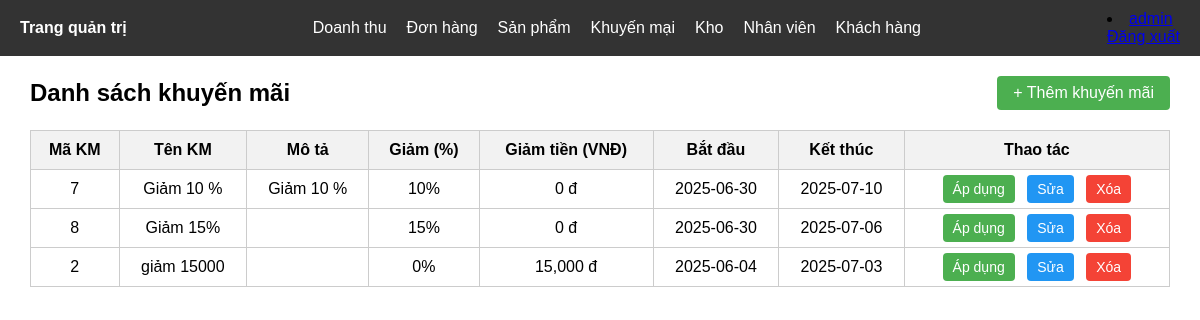
/admin/khuyenmai/khuyenmai.php (signed in), run on the app's committed database.
### tables this page shows
CREATE TABLE `khuyenmai` (
  `MaKM` int(20) NOT NULL,
  `TenKM` varchar(100) NOT NULL,
  `MoTa` text DEFAULT NULL,
  `KM_PT` int(11) DEFAULT 0,
  `TienKM` decimal(12,2) DEFAULT 0.00,
  `NgayBatDau` date NOT NULL,
  `NgayKetThuc` date NOT NULL
);

### admin/khuyenmai/khuyenmai.php (the view, shortened to what this page needs)
<?php
include("../include/header.php");
include("../../model/database.php");
$sql = "SELECT * FROM khuyenmai ORDER BY NgayBatDau DESC";
$result = $conn->query($sql);
?>
<!DOCTYPE html>
<html lang="vi">
<head>
</head>
<body>
<div class="top-bar">
    <h2>Danh sách khuyến mãi</h2>
    <a href="themkhuyenmai.php" class="btn-them">+ Thêm khuyến mãi</a>
</div>
<table>
    <thead>
        <tr>
            <th>Mã KM</th>
            <th>Tên KM</th>
            <th>Mô tả</th>
            <th>Giảm (%)</th>
            <th>Giảm tiền (VNĐ)</th>
            <th>Bắt đầu</th>
            <th>Kết thúc</th>
            <th>Thao tác</th>
        </tr>
    </thead>
    <tbody>
    <?php while ($row = $result->fetch_assoc()): ?>
        <tr>
            <td><?= htmlspecialchars($row['MaKM']) ?></td>
            <td><?= htmlspecialchars($row['TenKM']) ?></td>
            <td><?= htmlspecialchars($row['MoTa']) ?></td>
            <td><?= $row['KM_PT'] ?>%</td>
            <td><?= number_format($row['TienKM']) ?> đ</td>
            <td><?= $row['NgayBatDau'] ?></td>
            <td><?= $row['NgayKetThuc'] ?></td>
            <td class="action-buttons">
                <a href="apdung.php?id=<?= $row['MaKM'] ?>" class="btn-apdung">Áp dụng</a>
                <a href="suakhuyenmai.php?makm=<?= $row['MaKM'] ?>" class="btn-sua">Sửa</a>
                <a href="xoakhuyenmai.php?MaKM=<?= $row['MaKM'] ?>" class="btn-xoa" onclick="return confirm('Xác nhận xóa khuyến mãi này?')">Xóa</a>
            </td>
        </tr>
    <?php endwhile; ?>
    </tbody>
</table>
</body>
</html>

### admin/include/header.php (style rules this page uses)
body { margin: 0; font-family: Arial, sans-serif; }

### admin/khuyenmai/khuyenmai.php (style rules this page uses)
table { width: 95%; margin: 20px auto; border-collapse: collapse; }
th, td { padding: 10px; border: 1px solid #ccc; text-align: center; }
th { background-color: #f2f2f2; }
.action-buttons a { margin: 0 4px; padding: 6px 10px; border-radius: 4px; text-decoration: none; font-size: 14px; }
.btn-apdung { background-color: #4CAF50; color: white; }
.btn-sua { background-color: #2196F3; color: white; }
.btn-xoa { background-color: #f44336; color: white; }
.top-bar { width: 95%; margin: 20px auto 10px; display: flex; justify-content: space-between; align-items: center; }
.top-bar h2 { margin: 0; }
.btn-them { padding: 8px 16px; background-color: #4CAF50; color: white; text-decoration: none; border-radius: 4px; }

### data on the page
khuyenmai: MaKM "7", TenKM "Giảm 10 %", MoTa "Giảm 10 %", KM_PT "10", TienKM "0", NgayBatDau "2025-06-30", NgayKetThuc "2025-07-10"
khuyenmai: MaKM "8", TenKM "Giảm 15%", KM_PT "15", TienKM "0", NgayBatDau "2025-06-30", NgayKetThuc "2025-07-06"
khuyenmai: MaKM "2", TenKM "giảm 15000", KM_PT "0", TienKM "15,000", NgayBatDau "2025-06-04", NgayKetThuc "2025-07-03"

### other printed values
$tennv "admin"
